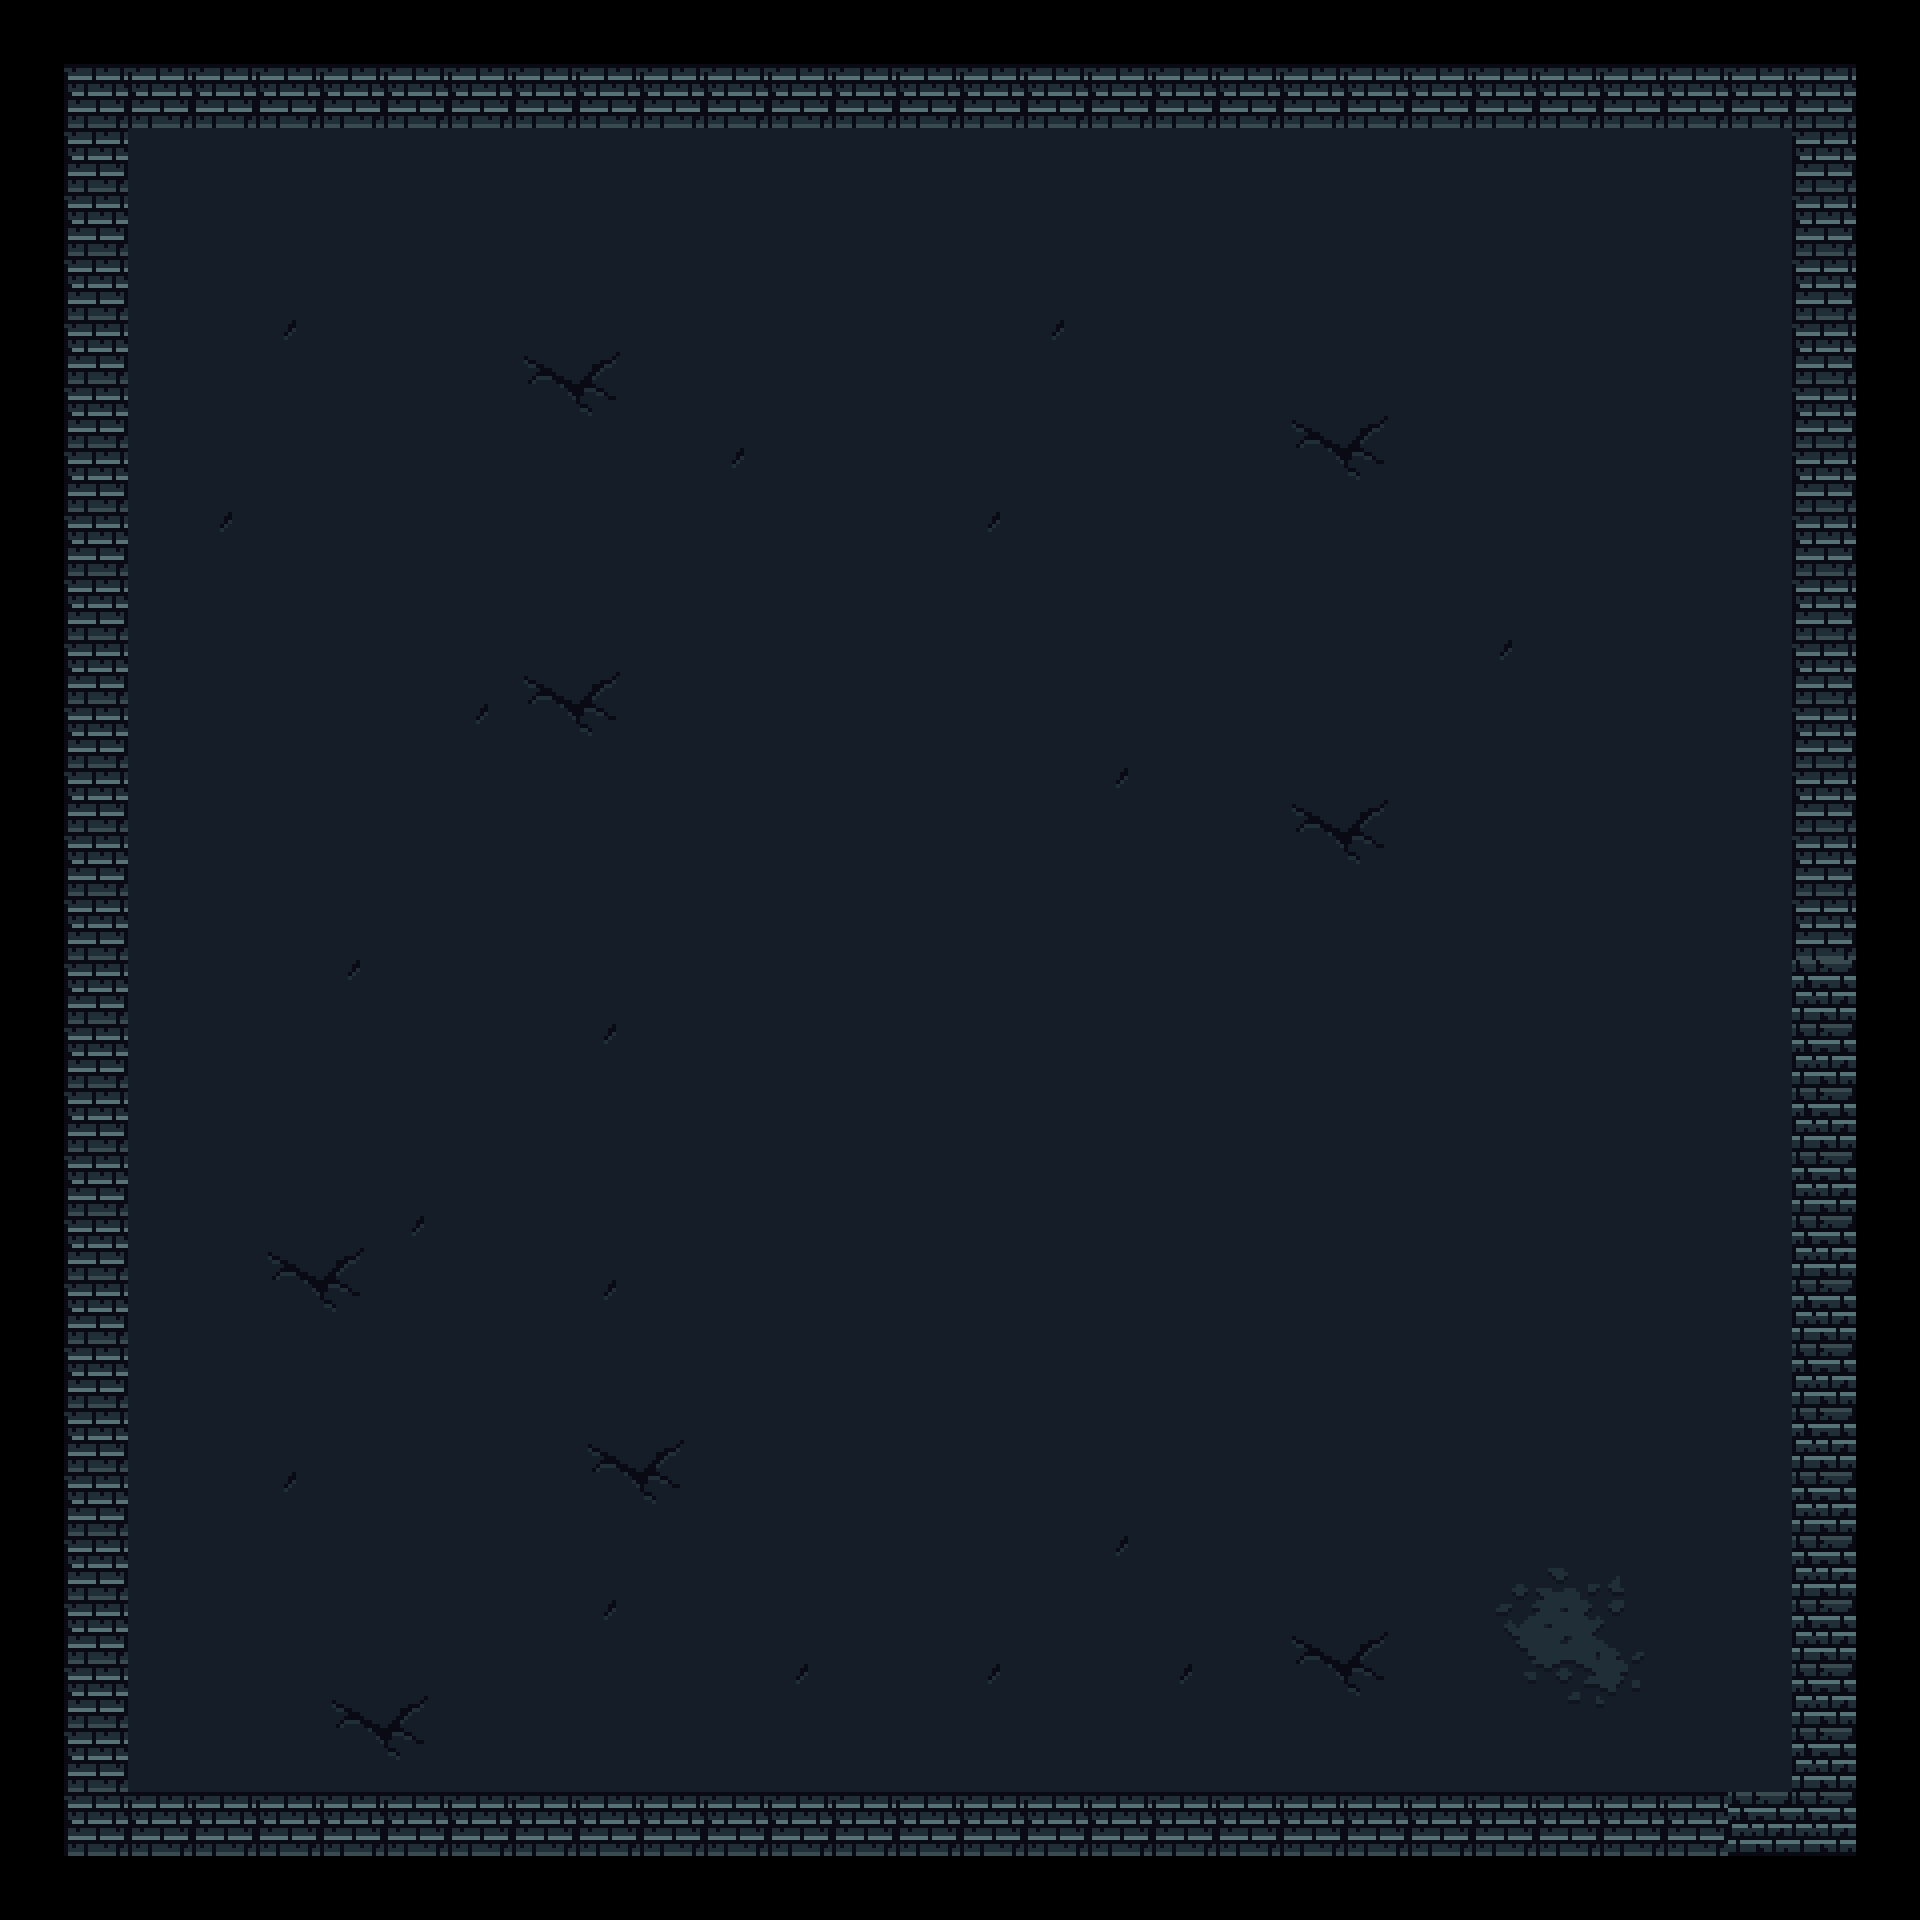

Below is a game level as drawn by its tile map, then a one-line description and the .tmx that defines it (tile-layer data replaced by summaries):
An orthogonal 30x30 tile map with 64x64 px tiles, 1 tile layer (terrain), 2 tilesets and 92 objects (11x Coin, 5x Crystal, 4x Enemy, 4x Boots, 3x Health, ...).

<map version="1.10" tiledversion="1.11.0" orientation="orthogonal" renderorder="right-down" width="30" height="30" tilewidth="64" tileheight="64" infinite="0" nextlayerid="6" nextobjectid="131">
 <tileset firstgid="1" name="tiles" tilewidth="64" tileheight="64" tilecount="1092" columns="39">
  <image source="image.png" width="2496" height="1792" />
 </tileset>
 <tileset firstgid="1093" name="objects" tilewidth="64" tileheight="190" tilecount="10" columns="0">
  <grid orientation="orthogonal" width="1" height="1" />
  <tile id="0">
   <image source="pillar1.png" width="64" height="147" />
  </tile>
  <tile id="1">
   <image source="skull.png" width="64" height="64" />
  </tile>
  <tile id="2">
   <image source="bone.png" width="64" height="32" />
  </tile>
  <tile id="3">
   <image source="box.png" width="64" height="98" />
  </tile>
  <tile id="4">
   <image source="box_stacked.png" width="64" height="98" />
  </tile>
  <tile id="5">
   <image source="chest.png" width="64" height="64" />
  </tile>
  <tile id="6">
   <image source="box_stacked.png" width="64" height="98" />
  </tile>
  <tile id="7">
   <image source="chest.png" width="64" height="64" />
  </tile>
  <tile id="8">
   <image source="box.png" width="64" height="98" />
  </tile>
  <tile id="9">
   <image source="box.png" width="64" height="98" />
  </tile>
 </tileset>
 <layer id="1" name="terrain" width="30" height="30">
  <data>[900 cells, 784 non-empty, 18 distinct tile ids]</data>
 </layer>
 <objectgroup id="2" name="objects">
  <object id="1" gid="1093" x="256" y="1664" width="64" height="190" />
  <object id="2" gid="1093" x="640" y="1344" width="64" height="190" />
  <object id="3" gid="1093" x="320" y="960" width="64" height="190" />
  <object id="4" gid="1093" x="896" y="768" width="64" height="190" />
  <object id="5" gid="1093" x="256" y="448" width="64" height="190" />
  <object id="6" gid="1093" x="1152" y="384" width="64" height="190" />
  <object id="7" gid="1093" x="1600" y="896" width="64" height="190" />
  <object id="8" gid="1093" x="1600" y="448" width="64" height="190" />
  <object id="9" gid="1093" x="704" y="512" width="64" height="190" />
  <object id="69" gid="1099" x="384" y="576" width="64" height="98" />
  <object id="70" gid="1099" x="448" y="1216" width="64" height="98" />
  <object id="71" gid="1099" x="1024" y="1664" width="64" height="98" />
  <object id="72" gid="1099" x="1280" y="640" width="64" height="98" />
  <object id="73" gid="1099" x="768" y="320" width="64" height="98" />
  <object id="74" gid="1099" x="1472" y="320" width="64" height="98" />
  <object id="75" gid="1099" x="448" y="1728" width="64" height="98" />
  <object id="77" gid="1100" x="1408" y="704" width="64" height="64" />
  <object id="78" gid="1102" x="1152" y="896" width="64" height="98" />
  <object id="79" gid="1102" x="448" y="256" width="64" height="98" />
  <object id="80" gid="1102" x="192" y="1216" width="64" height="98" />
  <object id="81" gid="1102" x="640" y="960" width="64" height="98" />
  <object id="82" gid="1102" x="832" y="1728" width="64" height="98" />
  <object id="92" gid="1097" x="1024" y="1216" width="64" height="98" />
  <object id="93" gid="1097" x="1536" y="1280" width="64" height="98" />
 </objectgroup>
 <objectgroup id="4" name="collisions">
  <object id="37" x="0" y="0" width="1920" height="128" />
  <object id="38" x="0" y="0" width="128" height="1920" />
  <object id="39" x="0" y="1792" width="1920" height="128" />
  <object id="41" x="1792" y="0" width="128" height="1920" />
 </objectgroup>
 <objectgroup id="3" name="objects non">
  <object id="43" gid="1094" x="640" y="1344" width="64" height="64" />
  <object id="44" gid="1094" x="256" y="896" width="64" height="64" />
  <object id="45" gid="1094" x="1152" y="448" width="64" height="64" />
  <object id="46" gid="1094" x="1024" y="320" width="64" height="64" />
  <object id="47" gid="1094" x="1600" y="576" width="64" height="64" />
  <object id="48" gid="1094" x="1472" y="896" width="64" height="64" />
  <object id="49" gid="1094" x="768" y="704" width="64" height="64" />
  <object id="50" gid="1094" x="1280" y="1600" width="64" height="64" />
  <object id="51" gid="1095" x="1216" y="1600" width="64" height="32" />
  <object id="53" gid="1095" x="1344" y="1536" width="64" height="32" />
  <object id="54" gid="1095" x="256" y="960" width="64" height="32" />
  <object id="55" gid="1095" x="192" y="896" width="64" height="32" />
  <object id="56" gid="1095" x="704" y="704" width="64" height="32" />
  <object id="57" gid="1095" x="768" y="640" width="64" height="32" />
  <object id="58" gid="1095" x="768" y="768" width="64" height="32" />
  <object id="59" gid="1095" x="1088" y="448" width="64" height="32" />
  <object id="60" gid="1095" x="1024" y="256" width="64" height="32" />
  <object id="61" gid="1095" x="1088" y="320" width="64" height="32" />
  <object id="62" gid="1095" x="1536" y="576" width="64" height="32" />
  <object id="63" gid="1095" x="1600" y="512" width="64" height="32" />
  <object id="64" gid="1095" x="1536" y="896" width="64" height="32" />
  <object id="65" gid="1095" x="1472" y="960" width="64" height="32" />
  <object id="94" gid="1094" x="1280" y="1216" width="64" height="64" />
  <object id="95" gid="1095" x="1216" y="1216" width="64" height="32" />
  <object id="96" gid="1095" x="1344" y="1152" width="64" height="32" />
  <object id="97" gid="1095" x="1216" y="1280" width="64" height="32" />
  <object id="98" gid="1095" x="1344" y="1344" width="64" height="32" />
  <object id="99" gid="1095" x="896" y="1344" width="64" height="32" />
  <object id="100" gid="1095" x="1088" y="1024" width="64" height="32" />
  <object id="101" gid="1095" x="832" y="1024" width="64" height="32" />
 </objectgroup>
 <objectgroup id="5" name="entities">
  <object id="83" name="Player" x="1536" y="1664">
   <point />
  </object>
  <object id="84" name="Enemy" x="1472" y="576">
   <point />
  </object>
  <object id="85" name="Enemy" x="576" y="640">
   <point />
  </object>
  <object id="86" name="Enemy" x="1088" y="768">
   <point />
  </object>
  <object id="87" name="Enemy" x="896" y="448">
   <point />
  </object>
  <object id="102" name="Coin" x="512" y="960">
   <point />
  </object>
  <object id="103" name="Coin" x="1344" y="320">
   <point />
  </object>
  <object id="104" name="Coin" x="1344" y="1088">
   <point />
  </object>
  <object id="105" name="Coin" x="384" y="1344">
   <point />
  </object>
  <object id="106" name="Coin" x="1024" y="1472">
   <point />
  </object>
  <object id="107" name="Coin" x="1088" y="576">
   <point />
  </object>
  <object id="108" name="Health" x="320" y="704">
   <point />
  </object>
  <object id="109" name="Health" x="1600" y="1472">
   <point />
  </object>
  <object id="110" name="Health" x="1344" y="832">
   <point />
  </object>
  <object id="111" name="Coin" x="896" y="1024">
   <point />
  </object>
  <object id="112" name="Coin" x="640" y="320">
   <point />
  </object>
  <object id="113" name="Crystal" x="1344" y="448">
   <point />
  </object>
  <object id="114" name="Boots" x="640" y="1600">
   <point />
  </object>
  <object id="115" name="Book" x="1600" y="1088">
   <point />
  </object>
  <object id="116" name="Crystal" x="768" y="1152">
   <point />
  </object>
  <object id="117" name="Crystal" x="1344" y="1472">
   <point />
  </object>
  <object id="118" name="Coin" x="704" y="768">
   <point />
  </object>
  <object id="119" name="Coin" x="1664" y="640">
   <point />
  </object>
  <object id="120" name="Coin" x="768" y="1536">
   <point />
  </object>
  <object id="121" name="Crystal" x="448" y="384">
   <point />
  </object>
  <object id="122" name="Crystal" x="320" y="1088">
   <point />
  </object>
  <object id="123" name="Book" x="576" y="448">
   <point />
  </object>
  </objectgroup>
</map>
<!-- 7 of 92 objects omitted -->